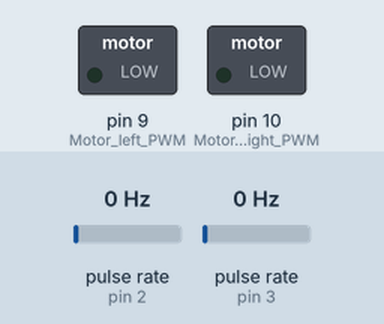
The sketch below on a simulated Arduino Uno, built with avr-gcc and run on an emulated ATmega328P. Parts: switched loads named in the sketch (green lamp = pin HIGH). Wiring (inferred from the names in the program): 2 × pulse sensor: data pin 2 / data pin 3. Inputs (shaded band) come from the test bench; at power-on: pulse rate (sensors on pin 2, pin 3) 0 Hz. What the sketch prints to the serial monitor is not drawn.

Above: at 0.1 s.
At 1.2 s:
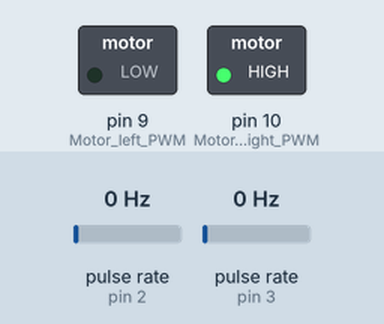
At 1.6 s:
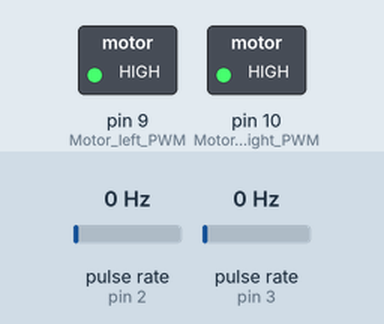
Timing chart, 0 to 3.1 s (numbered marks = the images above):
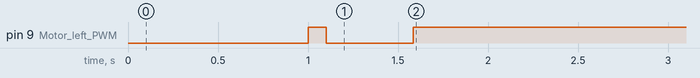

The sketch:

Test_3.ino
```cpp
int Motor_right_PWM = 10;  //   0 (min speed) - 255 (max speed)
int Motor_right_direction = 5;  //   0 Forward - 1 Reverse
int Motor_left_PWM = 9;    //   0 (min speed) - 255 (max speed)
int Motor_left_direction = 6;   //   0 Forward - 1 Reverse
#define Forward 1
#define Reverse 0

int Left_encoder = 2;
int Right_encoder = 3;
int Left_forward_speed=0;
int Right_forward_speed=0;
int Left_reverse_speed=255;
int Right_reverse_speed=255;

int direction = 0;
float right_dir = 0;
float left_dir = 0;
float distance;

long int Left_counter, Right_counter;

void Distance_readings() {
  float leftDistance = (2 * PI * 0.15 * Left_counter) / 250.0;
  float rightDistance = (2 * PI * 0.15 * Right_counter) / 250.0;
  distance = (leftDistance + rightDistance)/2.0;


  Serial.print("Distance traveled: \n");
  Serial.print(distance);
}
void forward() {
  analogWrite(Motor_right_PWM,Right_forward_speed); // right motor
  digitalWrite(Motor_right_direction,Forward); //right
  analogWrite(Motor_left_PWM,Left_forward_speed); // left
  digitalWrite(Motor_left_direction,Forward); //left
  delay(1000);


}

void Stop(){ // set speeds to 0
  analogWrite(Motor_right_PWM,255); // right motor
  digitalWrite(Motor_right_direction,Forward);
  analogWrite(Motor_left_PWM,255); // left
  digitalWrite(Motor_left_direction,Forward); //left
  //MsTimer2::start();
}

void left(){
  Stop();
  delay(100);

  analogWrite(Motor_right_PWM,Right_forward_speed);
  digitalWrite(Motor_right_direction,Forward);
  analogWrite(Motor_left_PWM,Left_reverse_speed); // left
  digitalWrite(Motor_left_direction,Reverse); //left
  delay(485);

}

void right(){
  Stop();
  delay(100);

  analogWrite(Motor_left_PWM,Left_forward_speed); // left
  digitalWrite(Motor_left_direction,Forward); //left
  analogWrite(Motor_right_PWM,Right_reverse_speed);
  digitalWrite(Motor_right_direction,Reverse);
  delay(485);

}

void reverse() {
  Stop();
  delay(100);

  analogWrite(Motor_right_PWM,Right_forward_speed);
  digitalWrite(Motor_right_direction,Forward);
  analogWrite(Motor_left_PWM,Left_reverse_speed); // left
  digitalWrite(Motor_left_direction,Reverse); //left
  delay(470);
}


void Left_int_counter(){
  Left_counter++;
}

void Right_int_counter(){
  Right_counter++;
}


/*void Direction_calc() {
  left_dir = (Left_counter*360.0)/250.0;
  right_dir = (Right_counter*360.0)/250.0;


}*/

void Direction_readings() {
  Serial.print("Direction: \n");
  Serial.print(direction);
}

void setup() {
  Serial.begin(9600);
  pinMode(Motor_left_PWM, OUTPUT);
  pinMode(Motor_right_PWM, OUTPUT);

  Left_counter=0;
  Right_counter=0;

  pinMode(Left_encoder, INPUT_PULLUP);
  attachInterrupt(digitalPinToInterrupt(Left_encoder), Left_int_counter, CHANGE);
  pinMode(Right_encoder, INPUT_PULLUP);
  attachInterrupt(digitalPinToInterrupt(Right_encoder), Right_int_counter, CHANGE);

  forward();
  right();
  Stop();
}

void loop() {
  Distance_readings();
  //Direction_calc();
  Direction_readings();
}
```
